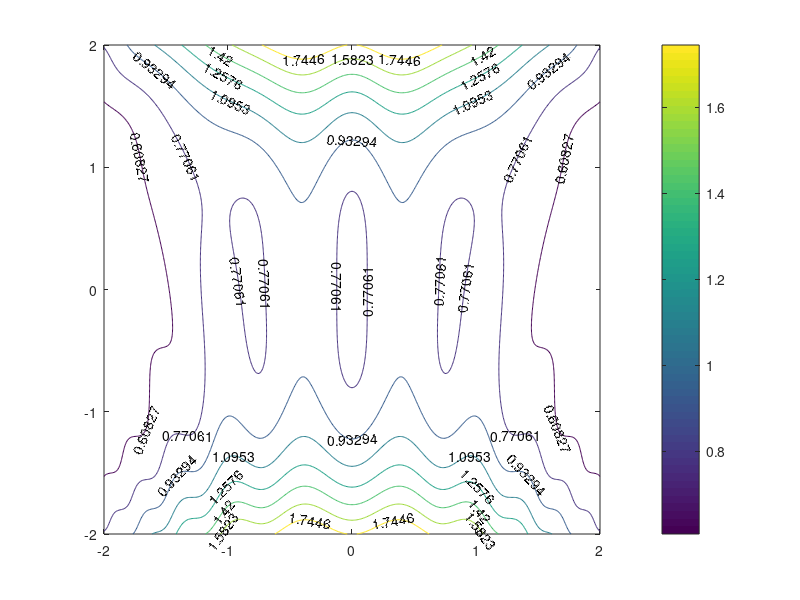

The MATLAB script that drew this image:

clc
clear

[x, y] = meshgrid(-2:0.01:2);

z = ((-cos(x.^3.*y-8.*x)+sqrt(abs((cos(x.^3.*y-8.*x).^2-4.*(2.*x.^4+6).*(4+x.^2+y.^4)))))./(2.*(2.*x.^4+6)));

%surf(x,y,z, 'EdgeColor', 'none', 'FaceAlpha', 0.7, 'FaceColor', 'r');

[c, h] = contour(x,y,z,8);
colorbar;
clabel(c,h)
